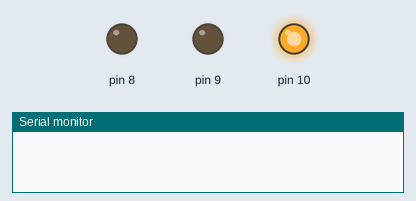
This sketch was run on a simulated Arduino Uno, built with avr-gcc and run on an emulated ATmega328P. Parts: output pins drawn as LEDs (lit = HIGH), the last lines printed to the serial monitor.

Above: at 0.1 s.
At 1.1 s:
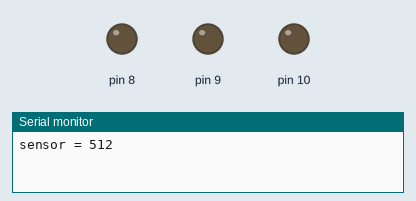
At 3.1 s:
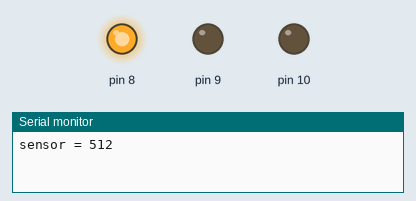
Timing chart, 0 to 4.6 s (numbered marks = the images above):
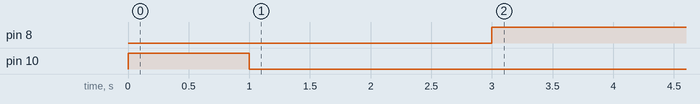

Measured:
- by itself, pin 8: LOW → HIGH at 3.0 s
- by itself, pin 10: LOW → HIGH at 0.00 s, → LOW 1.0 s later

The sketch:

meric_stromku.ino
```cpp
int sensorValue = 0;

void setup() {
  Serial.begin(9600);
  //zelena
  pinMode(8, OUTPUT);
  //cervena
  pinMode(9, OUTPUT);
  //merak
  pinMode(10, OUTPUT);
  //cteni meraku
  pinMode(A0, INPUT);
}

void loop() {
  digitalWrite(10, HIGH);
  delay(1000);
  sensorValue = analogRead(A0);
  digitalWrite(10, LOW);
  Serial.print("sensor = ");
  Serial.println(sensorValue);
  delay(2  * 1000);
  if (sensorValue  >=  200) {
    digitalWrite(8, HIGH);
    digitalWrite(9, LOW);
    delay(60  * 30  * 1000L);
  } else {
    digitalWrite(8, LOW);
    digitalWrite(9, HIGH);
    delay(1000);
    digitalWrite(9, LOW);
  }
}
```
